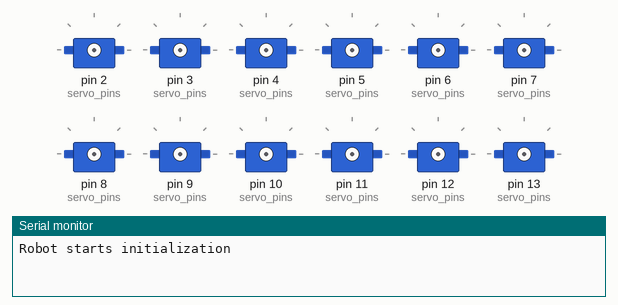
Simulated run of this program. Board: Arduino Uno, built with avr-gcc and run on an emulated ATmega328P. Parts: 12 × servo, the last lines printed to the serial monitor.

Above: at 0.1 s.
At 3.2 s:
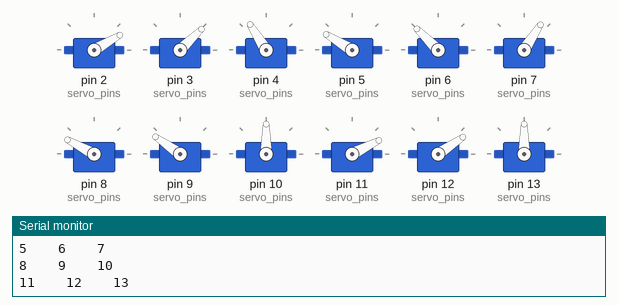
At 3.7 s:
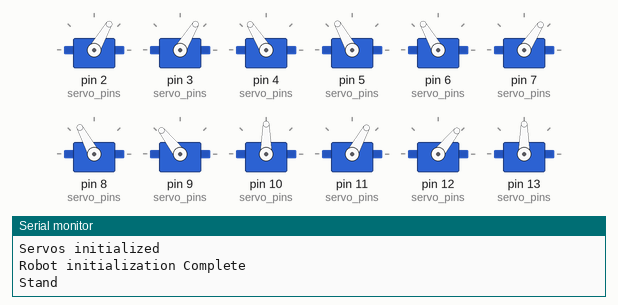
Timing chart, 0 to 5.2 s (numbered marks = the images above):
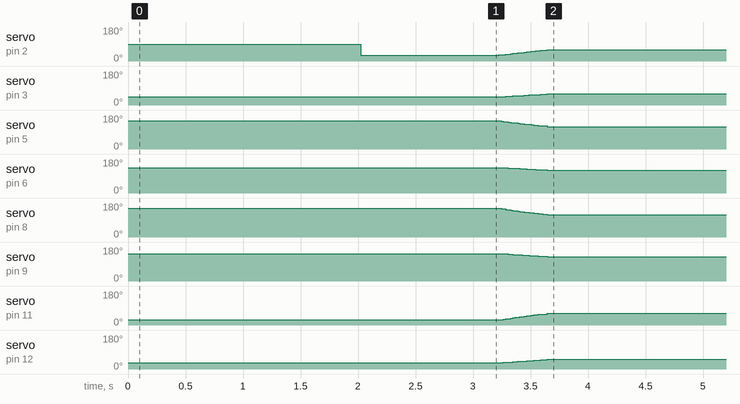

The program:

main.cpp
```cpp
/* Includes ------------------------------------------------------------------*/
#include"Quad_spider.h"
/*----------------------------------------------------------------------------*/
int servo_pins[4][3] = { {2, 3, 4}, {5, 6, 7}, {8, 9, 10}, {11, 12, 13} };//leg1(femur,tibia,coxa),leg2(femur, tibia, coxa),leg3(femur,tibia, coxa),leg4(femur, tibia, coxa)
/* Size of the leg robot in mm  ---------------------------------------------------------*/
const float Tibia_length = /*80;*/55;
const float Femur_length = /*55;*/77.5;
const float Coxa_length = /*27;*/27.5;


Quad_spider *robot = new Quad_spider(servo_pins,Coxa_length,Femur_length,Tibia_length);
/*
  - setup function
   ---------------------------------------------------------------------------*/
void Update_servos_pos(){
    robot->servo_service();
   }
void setup()
{
  //comment after setting all the servos to the same position(90 )
  //robot->Set_ALL_servo_to_90_deg();

  //start serial for debug
  Serial.begin(9600);
  Serial.println("Robot starts initialization");
  robot->Init_site();
  delay(2000);
  Serial.println("Robot initialization complete");
  //start servo service
  FlexiTimer2::set(20, Update_servos_pos);
  FlexiTimer2::start();
  Serial.println("Servo service started");
  //initialize servos
  robot->servo_attach();
  Serial.println("Servos initialized");
  Serial.println("Robot initialization Complete");

  Serial.println("Stand");
 robot->stand();
  delay(2000);
}


/*
  - loop function
  ---------------------------------------------------------------------------*/
void loop()
{


  //call Functions here from instance class of Quad_spider

  /*Serial.println("Sit");
  robot->sit();
  delay(5000);
  Serial.println("Stand");
  robot->stand();
  delay(5000);*/

  /*Serial.println("Step forward");
  robot->step_forward(4);*/
  //delay(5000);
}
```

Source omitted: Quad_spider.h (26776 bytes)
